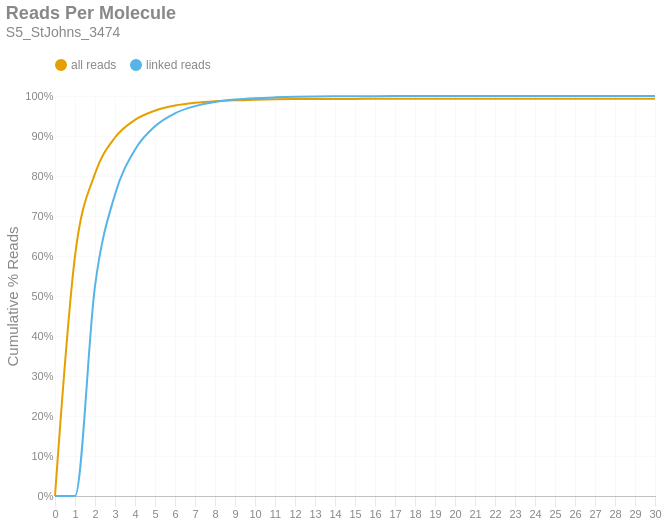

This figure's notebook cell:
### Markdown cell above
### Reads per Molecule
This chart shows the cumulative distribution of the number of reads per linked molecule. That is, how many alignments are associated with a unique molecule. This excludes the number of reads associated with invalid or absent linked-read barcodes. The `linked` histogram is the percentages recalculated when disregarding singletons.

### Code cell
if SKIPLR:
    print_html(f"Skipped")
else:
    counts = np.bincount(valids['reads'].cast(pl.Int64).to_numpy())
    weighted = counts * np.arange(len(counts))
    all_perc = weighted / n_reads
    linked_perc = weighted / n_linked_reads
    linked_perc[1] = 0
    binned_df = pl.DataFrame({
        'readsper': list(range(len(counts))),
        'all reads (cumsum)': np.cumsum(all_perc).tolist(),
        'linked reads (cumsum)': np.cumsum(linked_perc).tolist(),
    })

    with SafeRender(binned_df):
        (
            density_plot(binned_df, 'Reads Per Molecule', samplename, 'readspmol')
            .encode(
                x=alt.X('readsper:O', title=None).axis(labelAngle=0).scale(padding=0),
                y=alt.Y('value:Q', title='Cumulative % Reads').axis(format='%').stack(False),
                color=alt.Color("key:N").scale(domain=["all reads", "linked reads"]),
                tooltip=[
                    alt.Tooltip("key:N", title="Data Type"),
                    alt.Tooltip("readsper:O", title="Reads Per Molecule"),
                    alt.Tooltip("value:Q", format=".2%", title="% Reads (Cum.)")
                ]            
            )
        ).display()

### Figure 1 — Vega-Lite specification as saved in the notebook (floating-point values rounded to 4 significant figures)
{"width": "container", "height": 400, "config": {"title": {"anchor": "start", "dy": -15, "fontSize": 18, "color": "#888888", "subtitleColor": "#888888", "subtitleFontSize": 14}, "arc": {"fill": "#0072B2"}, "axis": {"domainColor": "#888888", "domainWidth": 0.5, "gridWidth": 0.2, "grid": false, "titleFontWeight": 400, "titleFontSize": 15, "labelFontSize": 11, "labelColor": "#888888", "tickColor": "#888888", "tickWidth": 0.2, "titleColor": "#888888"}, "axisBand": {"grid": false}, "axisX": {"grid": true, "tickSize": 10, "domainCap": "round"}, "axisY": {"domain": false, "grid": true, "tickSize": 0, "domainCap": "round"}, "background": "transparent", "header": {"labelFontSize": 15, "labelColor": "#888888", "titleFontSize": 15, "titleFontWeight": 600, "titleColor": "#888888"}, "legend": {"labelFont": "sans-serif", "labelFontSize": 12, "labelColor": "#888888", "symbolSize": 100, "symbolType": "circle", "titleFontSize": 12, "titlePadding": 10, "titleColor": "#888888", "title": null, "orient": "top"}, "range": {"category": ["#E69F00", "#56B4E9", "#009E73", "#F0E442", "#0072B2", "#D55E00", "#CC79A7", "#000000"], "diverging": ["#cfe8f3", "#a2d4ec", "#73bfe2", "#46abdb", "#1696d2", "#12719e"]}, "area": {"fill": "#0072B2", "fillOpacity": 0.7, "line": true, "strokeOpacity": 0.7}, "line": {"color": "#0072B2", "stroke": "#0072B2", "strokeWidth": 2}, "trail": {"color": "#0072B2", "stroke": "#0072B2", "strokeWidth": 0, "size": 1}, "point": {"filled": true, "fillOpacity": 1.0, "size": 95}, "text": {"color": "#888888", "fontSize": 11, "align": "right", "fontWeight": 400, "size": 11}, "bar": {"fill": "#0072B2", "stroke": null}, "view": {"stroke": null, "continuousWidth": 660, "continuousHeight": 400}}, "data": {"name": "data-081fb3562c6a93b358a0b371b526392c"}, "mark": {"type": "line", "interpolate": "monotone", "point": {"opacity": 0, "size": 275}}, "encoding": {"color": {"field": "key", "scale": {"domain": ["all reads", "linked reads"]}, "type": "nominal"}, "tooltip": [{"field": "key", "title": "Data Type", "type": "nominal"}, {"field": "readsper", "title": "Reads Per Molecule", "type": "ordinal"}, {"field": "value", "format": ".2%", "title": "% Reads (Cum.)", "type": "quantitative"}], "x": {"axis": {"labelAngle": 0}, "field": "readsper", "scale": {"padding": 0}, "title": null, "type": "ordinal"}, "y": {"axis": {"format": "%"}, "field": "value", "stack": false, "title": "Cumulative % Reads", "type": "quantitative"}}, "params": [{"name": "param_c36ac31b6afebe62", "select": {"type": "point", "fields": ["key"]}, "bind": "legend"}], "title": {"text": "Reads Per Molecule", "subtitle": "S5_StJohns_3474"}, "transform": [{"fold": ["all reads (cumsum)", "linked reads (cumsum)"]}, {"calculate": "replace(datum.key, ' (cumsum)', '')", "as": "key"}, {"filter": {"param": "param_c36ac31b6afebe62"}}], "usermeta": {"embedOptions": {"downloadFileName": "S5_StJohns_3474.readspmol"}}, "$schema": "https://vega.github.io/schema/vega-lite/v6.1.0.json", "datasets": {"data-081fb3562c6a93b358a0b371b526392c": [{"readsper": 0, "all reads (cumsum)": 0.0, "linked reads (cumsum)": 0.0}, {"readsper": 1, "all reads (cumsum)": 0.5998, "linked reads (cumsum)": 0.0}, {"readsper": 2, "all reads (cumsum)": 0.8061, "linked reads (cumsum)": 0.5246}, {"readsper": 3, "all reads (cumsum)": 0.8962, "linked reads (cumsum)": 0.7538}, {"readsper": 4, "all reads (cumsum)": 0.9403, "linked reads (cumsum)": 0.8659}, {"readsper": 5, "all reads (cumsum)": 0.9633, "linked reads (cumsum)": 0.9244}, {"readsper": 6, "all reads (cumsum)": 0.976, "linked reads (cumsum)": 0.9568}, {"readsper": 7, "all reads (cumsum)": 0.983, "linked reads (cumsum)": 0.9746}, {"readsper": 8, "all reads (cumsum)": 0.9871, "linked reads (cumsum)": 0.985}, {"readsper": 9, "all reads (cumsum)": 0.9895, "linked reads (cumsum)": 0.991}, {"readsper": 10, "all reads (cumsum)": 0.9909, "linked reads (cumsum)": 0.9946}, {"readsper": 11, "all reads (cumsum)": 0.9917, "linked reads (cumsum)": 0.9966}, {"readsper": 12, "all reads (cumsum)": 0.9922, "linked reads (cumsum)": 0.9979}, {"readsper": 13, "all reads (cumsum)": 0.9925, "linked reads (cumsum)": 0.9987}, {"readsper": 14, "all reads (cumsum)": 0.9927, "linked reads (cumsum)": 0.9991}, {"readsper": 15, "all reads (cumsum)": 0.9928, "linked reads (cumsum)": 0.9994}, {"readsper": 16, "all reads (cumsum)": 0.9929, "linked reads (cumsum)": 0.9996}, {"readsper": 17, "all reads (cumsum)": 0.9929, "linked reads (cumsum)": 0.9997}, {"readsper": 18, "all reads (cumsum)": 0.9929, "linked reads (cumsum)": 0.9998}, {"readsper": 19, "all reads (cumsum)": 0.993, "linked reads (cumsum)": 0.9999}, {"readsper": 20, "all reads (cumsum)": 0.993, "linked reads (cumsum)": 0.9999}, {"readsper": 21, "all reads (cumsum)": 0.993, "linked reads (cumsum)": 0.9999}, {"readsper": 22, "all reads (cumsum)": 0.993, "linked reads (cumsum)": 0.9999}, {"readsper": 23, "all reads (cumsum)": 0.993, "linked reads (cumsum)": 1.0}, {"readsper": 24, "all reads (cumsum)": 0.993, "linked reads (cumsum)": 1.0}, {"readsper": 25, "all reads (cumsum)": 0.993, "linked reads (cumsum)": 1.0}, {"readsper": 26, "all reads (cumsum)": 0.993, "linked reads (cumsum)": 1.0}, {"readsper": 27, "all reads (cumsum)": 0.993, "linked reads (cumsum)": 1.0}, {"readsper": 28, "all reads (cumsum)": 0.993, "linked reads (cumsum)": 1.0}, {"readsper": 29, "all reads (cumsum)": 0.993, "linked reads (cumsum)": 1.0}, {"readsper": 30, "all reads (cumsum)": 0.993, "linked reads (cumsum)": 1.0}]}}
